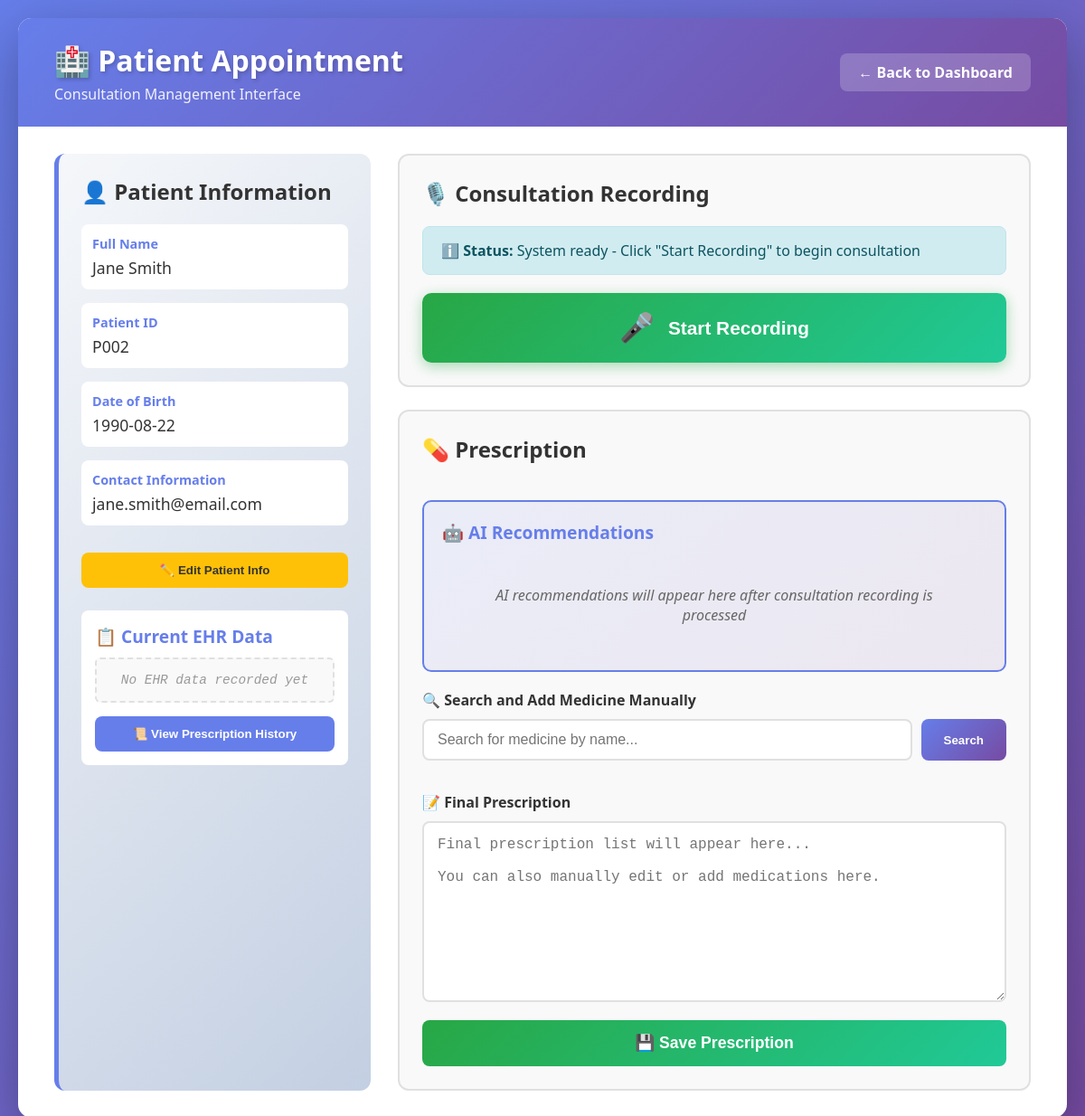
Page /appointment/P002 on the committed database.
### tables this page shows
CREATE TABLE patients (
                    patient_id TEXT PRIMARY KEY,
                    full_name TEXT NOT NULL,
                    date_of_birth TEXT,
                    contact_info TEXT,
                    ehr_data TEXT NOT NULL DEFAULT '{}'
                );

### app.py (the view)
@app.route('/appointment/<patient_id>')
def appointment(patient_id):
    logger.info(f"Loading appointment screen for patient: {patient_id}")
    patient = get_db().get_patient(patient_id)
    if not patient:
        logger.warning(f"Patient not found: {patient_id}")
        flash(f'Patient with ID {patient_id} not found.', 'error')
        return redirect(url_for('dashboard'))
    logger.info(f"Loaded appointment for: {patient['full_name']} (ID: {patient_id})")
    return render_template('appointment.html', patient=patient)

### app.py (called while the page is built)
def get_db():
    return MedicineDatabase('pharmacy.db')

### modules/database_module.py (called while the page is built)
    def _create_tables(self):
        try:
            cursor = self.connection.cursor()
            cursor.execute('''
                CREATE TABLE IF NOT EXISTS medicines (
                    id INTEGER PRIMARY KEY AUTOINCREMENT,
                    name TEXT UNIQUE NOT NULL,
                    description TEXT,
                    stock_level INTEGER NOT NULL DEFAULT 0,
                    prescription_frequency INTEGER NOT NULL DEFAULT 0
                )
            ''')
            self.connection.commit()
            logger.info("✓ Medicines table ready")
        except sqlite3.Error as e:
            logger.error(f"Error creating tables: {e}")
            raise

    def _create_patients_table(self):
        try:
            cursor = self.connection.cursor()
            cursor.execute('''
                CREATE TABLE IF NOT EXISTS patients (
                    patient_id TEXT PRIMARY KEY,
                    full_name TEXT NOT NULL,
                    date_of_birth TEXT,
                    contact_info TEXT,
                    ehr_data TEXT NOT NULL DEFAULT '{}'
                )
            ''')
            self.connection.commit()
            logger.info("✓ Patients table ready")
        except sqlite3.Error as e:
            logger.error(f"Error creating patients table: {e}")
            raise

    def get_patient(self, patient_id: str) -> Optional[Dict]:
        try:
            cursor = self.connection.cursor()
            cursor.execute('SELECT * FROM patients WHERE patient_id = ?', (patient_id,))
            row = cursor.fetchone()
            if row:
                return {
                    'patient_id': row['patient_id'],
                    'full_name': row['full_name'],
                    'date_of_birth': row['date_of_birth'],
                    'contact_info': row['contact_info'],
                    'ehr_data': row['ehr_data']
                }
            else:
                logger.warning(f"Patient with ID '{patient_id}' not found")
                return None
        except sqlite3.Error as e:
            logger.error(f"Error retrieving patient: {e}")
            return None

### templates/appointment.html (shortened to what this page needs)
<!DOCTYPE html>
<html lang="en">
<head>
</head>
<body>
    <div class="container">
        <div class="header">
            <div class="header-left">
                <h1>🏥 Patient Appointment</h1>
                <p>Consultation Management Interface</p>
            </div>
            <a href="/" class="back-link">Back to Dashboard</a>
        </div>
        <div class="content">
            <div class="layout">
                <div class="patient-info-section">
                    <h2 class="section-title">👤 Patient Information</h2>
                    <div class="patient-detail">
                        <label>Full Name</label>
                        <div class="patient-detail-value" id="patient-name">{{ patient.full_name }}</div>
                    </div>
                    <div class="patient-detail">
                        <label>Patient ID</label>
                        <div class="patient-detail-value">{{ patient.patient_id }}</div>
                    </div>
                    {% if patient.date_of_birth %}
                    <div class="patient-detail">
                        <label>Date of Birth</label>
                        <div class="patient-detail-value" id="patient-dob">{{ patient.date_of_birth }}</div>
                    </div>
                    {% else %}
                    <div class="patient-detail">
                        <label>Date of Birth</label>
                        <div class="patient-detail-value" id="patient-dob" style="color: #999; font-style: italic;">Not provided</div>
                    </div>
                    {% endif %}
                    {% if patient.contact_info %}
                    <div class="patient-detail">
                        <label>Contact Information</label>
                        <div class="patient-detail-value" id="patient-contact">{{ patient.contact_info }}</div>
                    </div>
                    {% else %}
                    <div class="patient-detail">
                        <label>Contact Information</label>
                        <div class="patient-detail-value" id="patient-contact" style="color: #999; font-style: italic;">Not provided</div>
                    </div>
                    {% endif %}
                    <button
                        id="btn-edit-patient"
                        style="margin-top: 15px; width: 100%; padding: 12px; background: #ffc107; color: #333; border: none; border-radius: 8px; font-weight: bold; cursor: pointer; transition: transform 0.2s;"
                        onmouseover="this.style.transform='translateY(-2px)'"
                        onmouseout="this.style.transform='translateY(0)'"
                    >
                        ✏️ Edit Patient Info
                    </button>
                    <div class="ehr-data-section">
                        <h3>📋 Current EHR Data</h3>
                        <div class="ehr-content">
                            {% if patient.ehr_data and patient.ehr_data != '{}' %}
                                <pre>{{ patient.ehr_data }}</pre>
                            {% else %}
                                <div class="ehr-empty">No EHR data recorded yet</div>
                            {% endif %}
                        </div>
                        <button
                            id="btn-view-history"
                            style="margin-top: 15px; width: 100%; padding: 12px; background: #667eea; color: white; border: none; border-radius: 8px; font-weight: bold; cursor: pointer; transition: transform 0.2s;"
                            onmouseover="this.style.transform='translateY(-2px)'"
                            onmouseout="this.style.transform='translateY(0)'"
                        >
                            📜 View Prescription History
                        </button>
                    </div>
                </div>
                <div class="main-section">
                    <div class="card">
                        <h2 class="section-title">🎙️ Consultation Recording</h2>
                        <div id="status-message" class="alert alert-info">
                            <strong>ℹ️ Status:</strong> <span id="recording-status">Ready to start consultation</span>
                        </div>
                        <div class="consultation-controls">
                            <button
                                id="btn-start-recording"
                                class="recording-btn btn-start-recording"
                                disabled
                            >
                                <span class="btn-icon">🎤</span>
                                <span>Start Recording</span>
                            </button>
                        </div>
                    </div>
                    <div class="card prescription-section">
                        <h2 class="section-title">💊 Prescription</h2>
                        <div class="ai-recommendations">
                            <h3>🤖 AI Recommendations</h3>
                            <div class="ai-recommendations-content" id="ai-recommendations">
                                AI recommendations will appear here after consultation recording is processed
                            </div>
                        </div>
                        <div>
                            <label style="display: block; margin-bottom: 10px; font-weight: bold; color: #333;">
                                🔍 Search and Add Medicine Manually
                            </label>
                            <div class="manual-search">
                                <input
                                    type="text"
                                    class="search-input"
                                    placeholder="Search for medicine by name..."
                                    id="medicine-search"
                                >
                                <button class="btn-search" id="btn-search-medicine">Search</button>
                            </div>
                        </div>
                        <div>
                            <label style="display: block; margin-bottom: 10px; font-weight: bold; color: #333;">
                                📝 Final Prescription
                            </label>
                            <textarea
                                class="prescription-area"
                                placeholder="Final prescription list will appear here...&#10;&#10;You can also manually edit or add medications here."
                                id="prescription-text"
                            ></textarea>
                            <button
                                id="btn-save-prescription"
                                style="margin-top: 15px; width: 100%; padding: 15px; background: linear-gradient(135deg, #28a745 0%, #20c997 100%); color: white; border: none; border-radius: 8px; font-size: 1.1em; font-weight: bold; cursor: pointer; transition: transform 0.2s;"
                                onmouseover="this.style.transform='translateY(-2px)'"
                                onmouseout="this.style.transform='translateY(0)'"
                            >
                                💾 Save Prescription
                            </button>
                        </div>
                    </div>
                </div>
            </div>
        </div>
    </div>
</body>
</html>

### templates/appointment.html (style rules this page uses)
* { margin: 0; padding: 0; box-sizing: border-box; }
body { font-family: 'Segoe UI', Tahoma, Geneva, Verdana, sans-serif; background: linear-gradient(135deg, #667eea 0%, #764ba2 100%); min-height: 100vh; padding: 20px; }
.container { max-width: 1400px; margin: 0 auto; background: white; border-radius: 15px; box-shadow: 0 20px 60px rgba(0, 0, 0, 0.3); overflow: hidden; }
.header { background: linear-gradient(135deg, #667eea 0%, #764ba2 100%); color: white; padding: 25px 40px; display: flex; justify-content: space-between; align-items: center; }
.header-left h1 { font-size: 2em; margin-bottom: 5px; text-shadow: 2px 2px 4px rgba(0, 0, 0, 0.2); }
.header-left p { font-size: 1em; opacity: 0.9; }
.back-link { background: rgba(255, 255, 255, 0.2); color: white; padding: 10px 20px; border-radius: 8px; text-decoration: none; font-weight: bold; transition: background 0.2s; }
.back-link::before { content: '← '; }
.content { padding: 30px 40px; }
.layout { display: grid; grid-template-columns: 350px 1fr; gap: 30px; }
.patient-info-section { background: linear-gradient(135deg, #f5f7fa 0%, #c3cfe2 100%); border-radius: 12px; padding: 25px; border-left: 5px solid #667eea; }
.section-title { font-size: 1.5em; color: #333; margin-bottom: 20px; display: flex; align-items: center; gap: 10px; }
.patient-detail { margin-bottom: 15px; padding: 12px; background: white; border-radius: 8px; }
.patient-detail label { display: block; font-weight: bold; color: #667eea; font-size: 0.9em; margin-bottom: 5px; }
.patient-detail-value { color: #333; font-size: 1.1em; }
.ehr-data-section { margin-top: 25px; background: white; border-radius: 8px; padding: 15px; }
.ehr-data-section h3 { color: #667eea; font-size: 1.2em; margin-bottom: 10px; }
.ehr-content { background: #f9f9f9; border: 2px dashed #e0e0e0; border-radius: 6px; padding: 15px; font-family: 'Courier New', monospace; font-size: 0.9em; color: #666; max-height: 300px; overflow-y: auto; }
.ehr-empty { text-align: center; color: #999; font-style: italic; }
.main-section { display: flex; flex-direction: column; gap: 25px; }
.card { background: #f9f9f9; border-radius: 12px; padding: 25px; border: 2px solid #e0e0e0; }
.consultation-controls { display: flex; flex-direction: column; gap: 15px; }
.recording-btn { padding: 20px 40px; border: none; border-radius: 10px; font-size: 1.3em; font-weight: bold; cursor: pointer; transition: all 0.3s; display: flex; align-items: center; justify-content: center; gap: 15px; }
.btn-start-recording { background: linear-gradient(135deg, #28a745 0%, #20c997 100%); color: white; box-shadow: 0 4px 15px rgba(40, 167, 69, 0.4); }
.btn-icon { font-size: 1.5em; }
.prescription-section { display: flex; flex-direction: column; gap: 20px; }
.ai-recommendations { background: linear-gradient(135deg, rgba(102, 126, 234, 0.1) 0%, rgba(118, 75, 162, 0.1) 100%); border: 2px solid #667eea; border-radius: 10px; padding: 20px; min-height: 150px; }
.ai-recommendations h3 { color: #667eea; font-size: 1.2em; margin-bottom: 15px; display: flex; align-items: center; gap: 10px; }
.ai-recommendations-content { color: #666; font-style: italic; text-align: center; padding: 30px; }
.manual-search { display: flex; gap: 10px; }
.search-input { flex: 1; padding: 12px 15px; border: 2px solid #e0e0e0; border-radius: 8px; font-size: 1em; transition: border-color 0.3s; }
.btn-search { background: linear-gradient(135deg, #667eea 0%, #764ba2 100%); color: white; padding: 12px 25px; border: none; border-radius: 8px; font-weight: bold; cursor: pointer; transition: transform 0.2s; }
.prescription-area { width: 100%; min-height: 200px; padding: 15px; border: 2px solid #e0e0e0; border-radius: 8px; font-family: 'Courier New', monospace; font-size: 1em; resize: vertical; }
.alert { padding: 15px 20px; border-radius: 8px; margin-bottom: 20px; font-weight: 500; }
.alert-info { background: #d1ecf1; color: #0c5460; border: 1px solid #bee5eb; }

### rows in the picture
patients: full_name "Jane Smith", patient_id "P002", date_of_birth "1990-08-22", contact_info "jane.smith@email.com"
